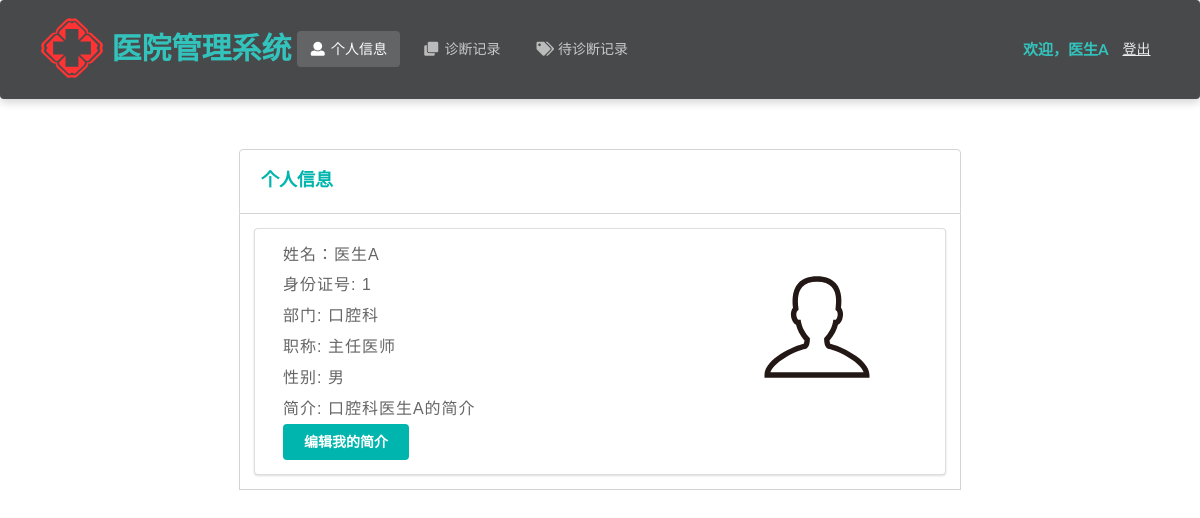
Before: /doctor/info/ (signed in) with the older database file.
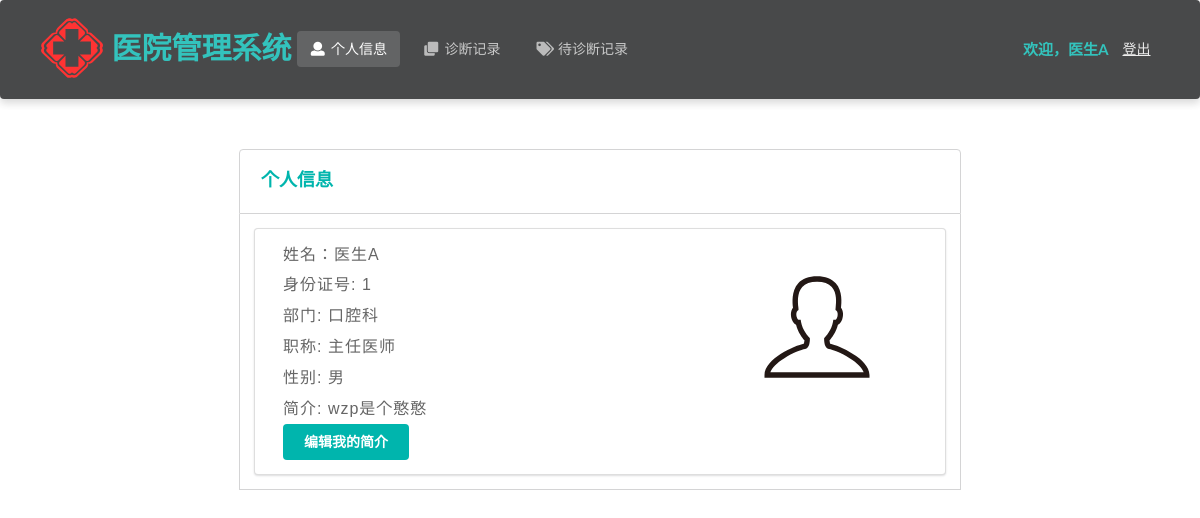
After: the same page with the newer database file.
### Hospital/models.py (models this page shows, shortened)
class Doctor(models.Model):
    department_choices = (
        ('Department of Internal Medicine', '内科'),
        ('Department of Surgery', '外科'),
        ('Department of Pediatrics', '儿科'),
        ('Department of Obstetrics and Gynecology', '妇产科'),
        ('Department of Traditional Chinese Medicine', '中医科'),
        ('Department of Dermatology', '皮肤科'),
        ('Department of Oral Medicine', '口腔科'),
    )
    title_choices = (
        ('director physician', '主任医师'),
        ('assistant director physician', '副主任医师'),
        ('physician', '医师')
    )
    name = models.CharField(max_length=10)  # 姓名
    password = models.CharField(max_length=32)  # 密码
    gender = models.CharField(max_length=32, choices=gender_choices)  # 性别
    identity_card_no = models.CharField(max_length=32, unique=True)  # 身份证号
    department = models.CharField(max_length=64, choices=department_choices)  # 科室
    title = models.CharField(max_length=32, choices=title_choices)  # 职称
    description = models.TextField(max_length=512, default='暂无简介')  # 简介
    create_time = models.DateTimeField(auto_now_add=True)  # 注册时间

### Hospital/doctorViews.py (the view)
# urls.py: path('doctor/info/', doctorViews.info),
def info(request):
    identity_card_no = request.session['identity_card_no']
    doctor = models.Doctor.objects.get(identity_card_no=identity_card_no)
    return render(request, 'doctor/info.html', {'doctor': doctor})

### Hospital/templates/doctor/info.html (shortened to what this page needs)
<!DOCTYPE html>
<html lang="ch">
{% load static %}
<head>
    <link rel="stylesheet" href="https://cdn.jsdelivr.net/semantic-ui/2.2.4/semantic.min.css">
    <link rel="stylesheet" href="../../static/Hospital/css/me.css">
    <link rel="stylesheet" href="{% static 'Hospital/css/entry.css' %}">
</head>
<body>
    <nav class="ui inverted  segment m-padded-tb-large m-shadow-small m-opacity-mini">
        <div class="ui container">
            <div class="ui inverted secondary stackable menu">
                <img src="../../static/Hospital/img/logo.svg" height="80" width="80"/>
                <h2 class="ent">医院管理系统</h2>
                <a href="/doctor/info/" class="active m-item item"><i class="user icon"></i>个人信息</a>
                <a href="/doctor/diagnosis/" class="m-item item"><i class="clone icon"></i>诊断记录</a>
                <a href="/doctor/pendingDiagnosis" class="m-item item"><i class="tags icon"></i>待诊断记录</a>
                <div class="right m-item item">
                    <h4 class="ui teal header item">欢迎，{{ doctor.name }}</h4>
                    <a href="/doctor/logout/" class="text-success "><ins>登出</ins></a>
                </div>
            </div>
        </div>
    </nav>
    <div class="m-container-small m-padded-tb-big">
        <div class="container">
            <div class="ui top attached rounded padded segment">
                <div class="ui middle aligned two column grid">
                    <div class="column">
                        <h3 class="ui teal header">个人信息</h3>
                    </div>
                </div>
            </div>
            <div class="ui attached segment">
                <div class="ui segment m-width-middle grid">
                    <div class="ui  eleven wide column">
                        <div class="ui list m-padded-lr">
                        <div class="item m-text">姓名：{{ doctor.name }}</div>
                        <div class="item m-text">身份证号: {{ doctor.identity_card_no}}</div>
                        <div class="item m-text">部门: {{ doctor.get_department_display }}</div>
                        <div class="item m-text">职称: {{ doctor.get_title_display }}</div>
                        <div class="item m-text">性别: {{ doctor.get_gender_display }}</div>
                        <div class="item m-text">简介: {{ doctor.description }}</div>
                        <a href="/doctor/info_edit_description/" class="field m-margin-tb-tiny centered">
                            <button class="ui teal centered button">编辑我的简介</button>
                        </a>
                    </div>
                    </div>
                    <div class="ui five wide column">
                        <div class="m-padded-small">
                            <img src="../../static/Hospital/img/avatar.svg" height="160" width="120" />
                        </div>
                    </div>
                </div>
            </div>
        </div>
            </div>
    <br>
    <br>
    <br>
</body>
</html>

Changed rows visible on the page:
changed Doctor "医生A": description "口腔科医生A的简介" → "wzp是个憨憨"
